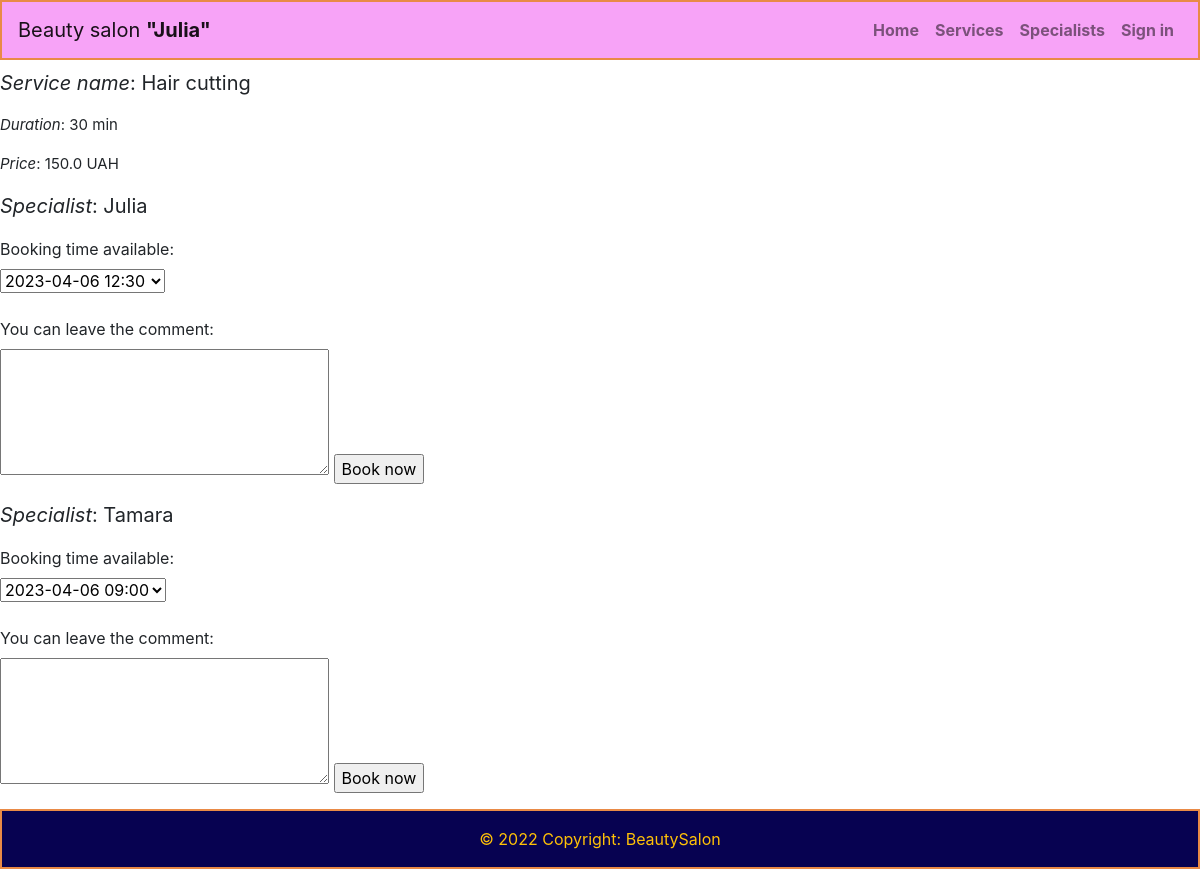
The page /services/Hair cutting/ on the database its author committed.
### salon/models.py (models this page shows, shortened)
class Service(models.Model):
    name = models.CharField(max_length=250, unique=True)
    price = models.FloatField()
    duration = models.IntegerField()

class Specialist(models.Model):
    RANKS = (
        (1, 'Rank 1'),
        (2, 'Rank 2')
    )
    STATUSES = (
        (1, 'Day off'),
        (2, 'At Work'),
        (3, 'Sickness'),
        (9, 'Fired')
    )
    name = models.CharField(max_length=150, null=False)
    rank = models.IntegerField(default=0, choices=RANKS)
    phone = models.CharField(max_length=20, null=False)
    status = models.IntegerField(default=1, choices=STATUSES)
    services = models.ManyToManyField(Service)

### salon/views.py (the view)
# urls.py: path('services/<str:service_name>/', views.one_service, name='one_service'),
def one_service(request, service_name, specialist_id=None):
    service_details = {}
    available_specialists = {}
    try:
        service_details = Service.objects.filter(name=service_name).first()
        service_id = service_details.id
        service_duration = service_details.duration
        if not specialist_id:
            available_specialists = \
                Specialist.objects.filter(status=2,
                                          services__id=service_id,
                                          workschedule__end_time__range=(CURRENT_TIME, REQUIRED_PERIOD)
                                          ).distinct().values('id', 'name').order_by('name')
        else:
            available_specialists = Specialist.objects.filter(id=specialist_id,
                                                              status=2,
                                                              workschedule__end_time__gt=CURRENT_TIME
                                                              ).distinct().values('id', 'name')
        print(available_specialists)
        for specialist in available_specialists:
            specialist_id = specialist['id']
            available_booking = []
            work_day = WorkSchedule.objects.filter(specialist_id=specialist_id,
                                                   end_time__range=(CURRENT_TIME, REQUIRED_PERIOD)
                                                   ).values('begin_time', 'end_time').order_by('begin_time')
            for period in work_day:
                booked_time_list = []
                booked_time = Booking.objects.filter(specialist_id=specialist_id,
                                                     booking_to__range=(period['begin_time'], period['end_time'])
                                                     ).values('booking_from', 'booking_to').order_by('booking_from')
                for busy in booked_time:
                    booked_time_list.append([busy['booking_from'], busy['booking_to']])
                free_time = calc_possible_time_in_day(serv_duration=service_duration,
                                                      start_time=period['begin_time'],
                                                      end_time=period['end_time'],
                                                      booked_time=booked_time_list)
                available_booking.extend(free_time)
            specialist.update({'available_booking': available_booking})
    except Exception as err:
        print(f'One_service error:\n{err}')
    return render(request, 'salon/service.html', {'service_details': service_details,
                                                  'specialists': available_specialists})

### salon/templates/salon/service.html (shortened to what this page needs)
{% extends 'salon/base.html' %}
{% load static %}
{% block content %}
<p style="font-size: 20px"><i>Service name</i>: {{service_details.name}}</p>
<p style="font-size: 15px"><i>Duration</i>: {{service_details.duration}} min</p>
<p style="font-size: 15px"><i>Price</i>: {{service_details.price}} UAH</p>
{% for specialist in specialists %}
<p style="font-size: 20px"><i>Specialist</i>: {{specialist.name}}</p>
<form method="POST" action="{% url 'booking' service_details.name specialist.id %}">
    <label for="booking_time">Booking time available:</label><br>
    <select name="booking_time" id="booking_time">
        {% for available_time in specialist.available_booking %}
        <option value="{{ available_time }}">{{ available_time }}</option>
        {% endfor %}
    </select><br><br>
    <label for="comment">You can leave the comment:</label><br>
    <textarea name="comment" id="comment" cols="30" rows="5"></textarea>
    <input type="submit" name="booking" value="Book now">
</form>
{% endfor %}
{% endblock %}

### rows shown on the page
Service: name "Hair cutting", duration "30", price "150.0"
Specialist: name "Julia"
Specialist: name "Tamara"

### other values the page prints
form field booking_time "2023-04-06 12:30"
form field booking_time "2023-04-06 09:00"
